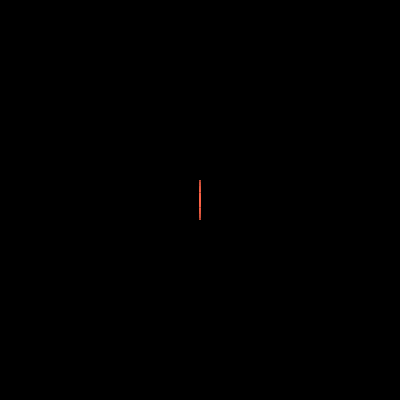
Frame 1 (no input)
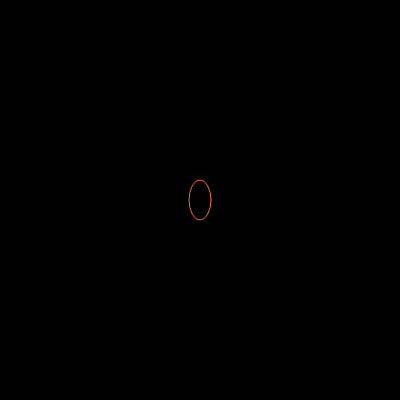
Frame 60 (no input)
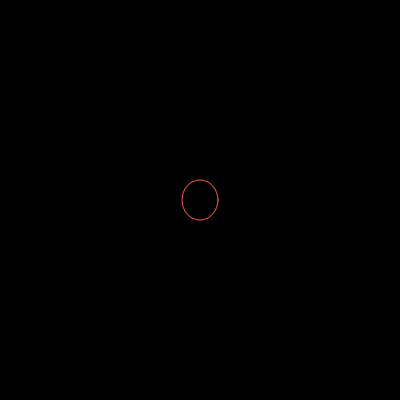
Frame 120 (the mouse pressed at the canvas centre since frame 60)

The p5.js sketch that drew these frames (run headless with seeded random() and noise() and a simulated clock; from frame 60 on, the mouse is pressed at the canvas centre):

// p5.js sketch
// ── sketch.js
// File: 050418

let change = 0
let dir = 1

function setup() {
	createCanvas(400, 400);
	ellipseMode(CENTER)
}

function draw() {
	background(0)

	stroke('tomato')
	noFill()

	change += dir
	ellipse(width/2, height/2, change, 40)

	if (change > 40 || change < 0) {
		dir *= -1


	}
}
